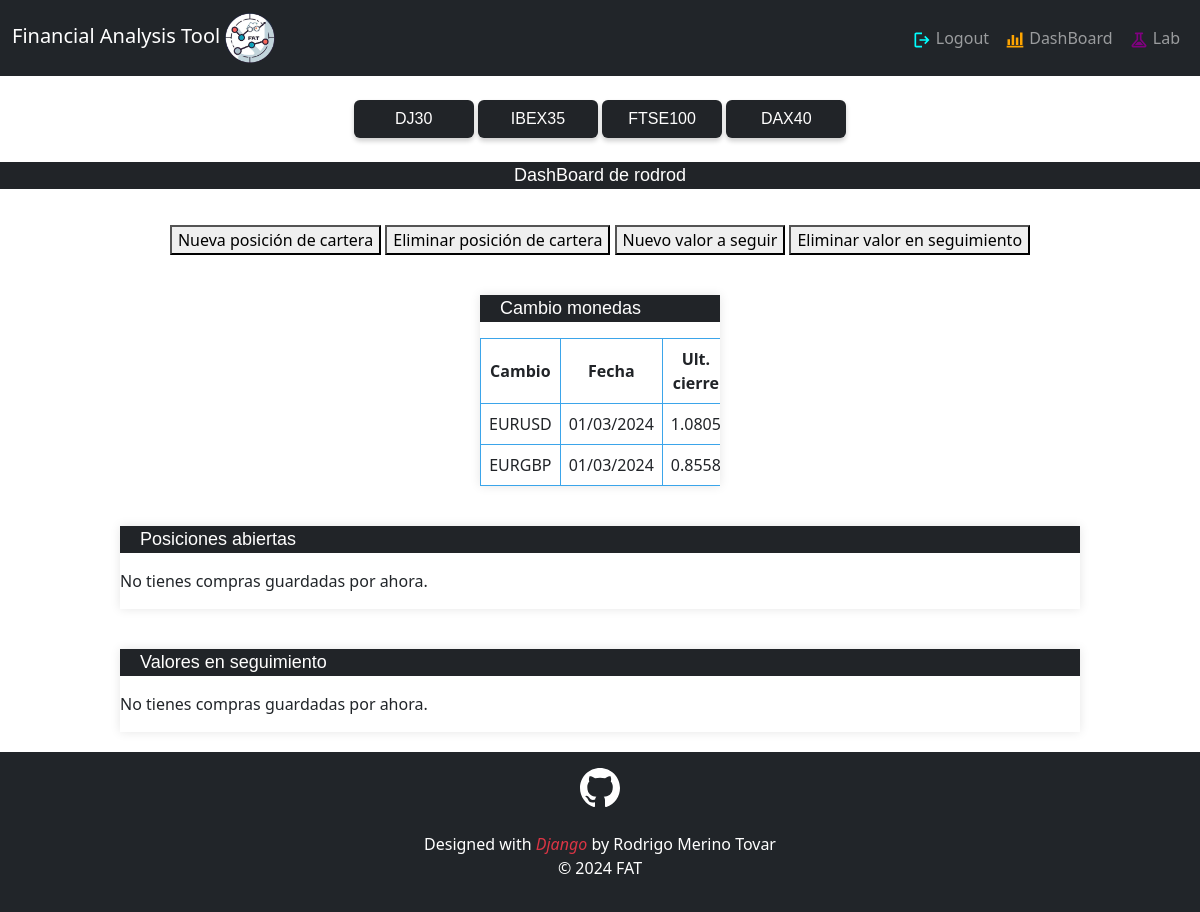
The page /dashboard/ (signed in) on the database its author committed.
### Analysis/models.py (models this page shows, shortened)
class CambioMoneda(models.Model):
    id = models.AutoField(primary_key=True)
    ticker_forex = models.TextField(db_column='Ticker_forex')
    date = models.DateField(db_column='Date')
    ultimo_cierre = models.FloatField(db_column='Ultimo_cierre')
    objects = models.Manager()
    class Meta:
        managed = True

### DashBoard/views.py (the view, shortened to what this page needs)
# urls.py: path('dashboard/', dashboard, name="dashboard"),
@login_required
def dashboard(request):
    usuario = request.user.username
    compras_usuario = StockComprado.objects.filter(usuario=request.user)
    seguimiento_usuario = StockSeguimiento.objects.filter(usuario=request.user)
    eur_usd = CambioMoneda.objects.filter(ticker_forex='EURUSD')
    eur_gbp = CambioMoneda.objects.filter(ticker_forex='EURGBP')
    monedas = CambioMoneda.objects.all()
    if compras_usuario.exists() and seguimiento_usuario.exists():
        evol_cartera, evol_total = _evolucion_cartera(compras_usuario)
        stocks_en_seg = _stocks_en_seguimiento(seguimiento_usuario)
        context = {
            "usuario": usuario,
            "comprasUsuario": compras_usuario,
            "eur_usd": eur_usd[0].ultimo_cierre,
            "eur_gbp": eur_gbp[0].ultimo_cierre,
            "monedas": monedas,
            "evolCartera": evol_cartera,
            "evolTotal": evol_total,
            "seguimientoUsuario": seguimiento_usuario,
            "stocksEnSeg": stocks_en_seg,
            "comTieneDatos": True,
            "segTieneDatos": True,
        }
    else:
        context = {
            "usuario": usuario,
            "monedas": monedas,
            "comTieneDatos": False,
            "segTieneDatos": False,
        }
    return render(request, "dashboard.html", context)

### DashBoard/templates/dashboard.html (shortened to what this page needs)
{% extends 'base.html' %}
{% load static %}
{% block content %}
<link rel="stylesheet" type="text/css" href="{% static 'css/estilos_dashboard.css' %}">
<div>
    <br><p class="cabecera">DashBoard de {{ usuario }}</p>
</div>
<div class="fila">
    <div class="columna">
        {% include 'includes/_botones.html' %}
    </div>
</div>
<div class="fila">
    <div class="columna">
        {% include 'includes/_cambio_monedas.html' %}
    </div>
</div>
<div class="fila">
    <div class="columna">
        {% include 'includes/_evol_cartera.html' %}
    </div>
</div>
<div class="fila">
    <div class="columna">
        {% include 'includes/_en_seguimiento.html' %}
    </div>
</div>
{% endblock %}

### DashBoard/templates/includes/_cambio_monedas.html (shortened to what this page needs)
<div class="caja" style="width: 20%;">
    <p class="barra">Cambio monedas</p>
    <table>
        <thead>
            <tr>
                <th>Cambio</th>
                <th>Fecha</th>
                <th>Ult. cierre</th>
            </tr>
        </thead>
        <tbody>
            {% for moneda in monedas %}
                <tr>
                    <td>{{ moneda.ticker_forex }}</td>
                    <td>{{ moneda.date|date:"d/m/Y" }}</td>
                    <td>{{ moneda.ultimo_cierre|floatformat:4 }}</td>
                </tr>
            {% endfor %}
        </tbody>
    </table>
</div>

### static/css/estilos_base.css (style rules this page uses)
body { display: flex; flex-direction: column; min-height: 100vh; margin: 0; }

### static/css/estilos_dashboard.css (style rules this page uses)
.cabecera { background-color: #212428; color: #FFFEFE; font-size: 18px; font-family: 'Arial', sans-serif; text-align: center; }
.barra { width: 100%; background-color: #212428; color: #FFFEFE; font-size: 18px; font-family: 'Arial', sans-serif; padding-left: 20px; }
.fila { display: flex; flex-wrap: wrap; margin: 0 -15px; justify-content: center; }
.columna { flex: 1; padding: 0 15px; }
.caja { margin: 20px auto; overflow: hidden; box-shadow: 0 0 10px rgba(0, 0, 0, 0.1); }

### DashBoard/templates/includes/_cambio_monedas.html (style rules this page uses)
table { border-collapse: collapse; }
th, td { border: 1px solid #3BA5EA; padding: 8px; text-align: center; background-color: white; color: #212428; }

### DashBoard/templates/includes/_evol_cartera.html (style rules this page uses)
table { width: 100%; border-collapse: collapse; }
th, td { border: 1px solid #3BA5EA; padding: 8px; text-align: center; background-color: white; color: #212428; }

### DashBoard/templates/includes/_en_seguimiento.html (style rules this page uses)
table { width: 100%; border-collapse: collapse; }
th, td { border: 1px solid #3BA5EA; padding: 8px; text-align: center; background-color: white; color: #212428; }

### rows shown on the page
CambioMoneda: ticker_forex "EURUSD", date "01/03/2024", ultimo_cierre "1.0805"
CambioMoneda: ticker_forex "EURGBP", date "01/03/2024", ultimo_cierre "0.8558"

### other values the page prints
{{ usuario }} "rodrod"
